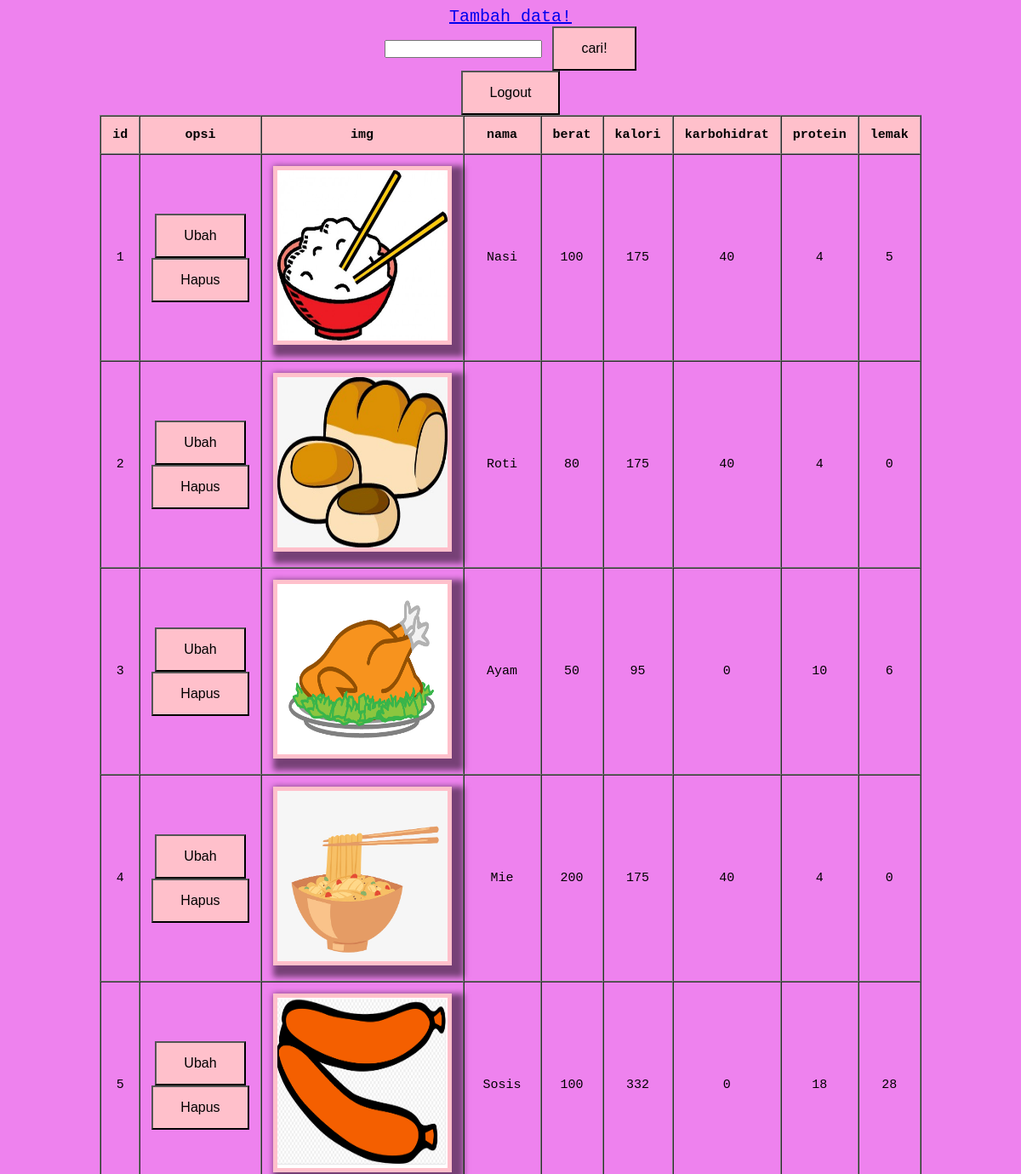
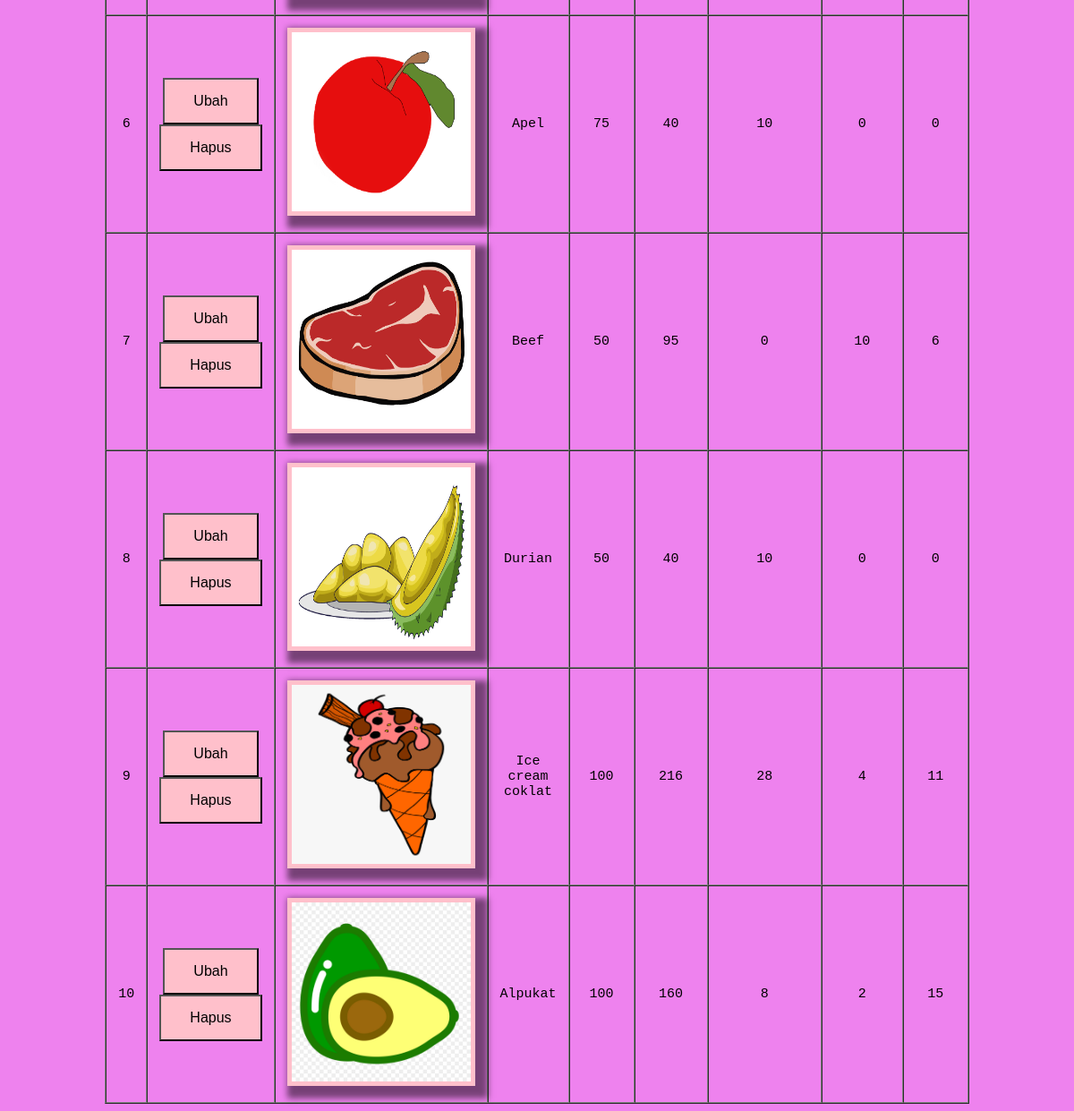
The app's page /latihan7a/php/admin.php with its own data (2 pictures, top to bottom).
### tables this page shows
CREATE TABLE `makanan` (
  `id` int(2) NOT NULL,
  `img` varchar(10) NOT NULL,
  `nama` varchar(50) NOT NULL,
  `berat` int(10) NOT NULL,
  `kalori` int(10) NOT NULL,
  `karbohidrat` int(10) NOT NULL,
  `protein` int(10) NOT NULL,
  `lemak` int(10) NOT NULL
);

### latihan7a/php/function.php (called while the page is built, shortened)
<?php
function koneksi() {
$connect = mysqli_connect("localhost", "root","") or die("koneksi ke DB gagal");
mysqli_select_db($connect, "tubes_193040132") or die("Database salah!");
return $connect;
}
function query($sql){
	$connect = koneksi();
	$result = mysqli_query($connect, "$sql");
	$rows = [];
	while ($row = mysqli_fetch_assoc($result)) {
		$rows[] = $row;
	}
	return $rows;
}
?>

### latihan7a/php/admin.php (the view, shortened to what this page needs)
<?php
require 'function.php';
if(isset($_GET['cari'])) {
	$keyword = $_GET['keyword'];
	$makanan = query ("SELECT * FROM makanan WHERE
		id LIKE '%$keyword%' OR
		nama LIKE '%$keyword%' OR
		berat LIKE '%$keyword%' OR
		kalori LIKE '%$keyword%' OR
		karbohidrat LIKE '%$keyword%' OR
		protein LIKE '%$keyword%' OR
		lemak LIKE '%$keyword%' ");
}else {
$makanan = query("SELECT * FROM makanan");
}
?>
<!DOCTYPE html>
<html>
<head>
	<link rel="stylesheet" type="text/css" href="../css/style.css">
</head>
<body bgcolor="violet">
	<div class="add">
	<a href="tambah.php">Tambah data!</a>
	</div>
	<form action="" method="get">
		<input type="text" name="keyword" autofocus>
		<button type="submit" name="cari">cari!</button>
	</form>
	<table cellpadding="13" cellspacing="0" border="1" bgcolor="violet">
		<tr bgcolor="pink">
			<th>id</th>
			<th>opsi</th>
			<th>img</th>
			<th>nama</th>
			<th>berat</th>
			<th>kalori</th>
			<th>karbohidrat</th>
			<th>protein</th>
			<th>lemak</th>
		</tr>
		<?php if(empty($makanan)) : ?>
			<tr>
				<td colspan="7">
					<h1>Data tidak ditemukan!</h1>
				</td>
			</tr>
			<?php else : ?>
<?php $a = 1; ?>
<?php foreach ($makanan as $mkn) : ?>
	<tr>
		<td><?= $a ?></td>
		<td>
			<div class="update">
			<a href="ubah.php?id=<?= $mkn['id'] ?>"><button>Ubah</button></a></div>
			<div class="delete">
			<a href="hapus.php?id=<?= $mkn['id'] ?>" onclick="return confirm('Hapus data??')"><button>Hapus</button></a></div>
		</td>
		<td><img src="../assets/img/<?=$mkn["img"]; ?>" alt=""> </td>
		<td><?= $mkn ["nama"] ?></td>
		<td><?= $mkn ["berat"] ?></td>
		<td><?= $mkn ["kalori"] ?></td>
		<td><?= $mkn ["karbohidrat"] ?></td>
		<td><?= $mkn ["protein"] ?></td>
		<td><?= $mkn ["lemak"] ?></td>
	</tr>
	<?php $a++ ?>
<?php endforeach; ?>
<?php endif; ?>
<div class="logout">
<a href="logout.php?">
<button>Logout</button></a></div>
</table>
</body>
</html>

### latihan7a/css/style.css (style rules this page uses)
body { text-align: center; font-family: "lucida console", Courier, monospace; font-size: 20px; }
img { width: 200px; height: 200px; border: 5px solid pink; box-shadow: 7px 7px 7px 7px rgba(0,0,0,0.5); }
table { width: 700px; height: 600px; margin: auto; }
tr { font-size: 15px; text-align: center; }
button { background-color: pink; padding: 15px 32px; text-align: center; display: inline-block; font-size: 16px; }

### records on screen
makanan: img (picture), nama "Nasi", berat "100", kalori "175", karbohidrat "40", protein "4", lemak "5"
makanan: img (picture), nama "Roti", berat "80", kalori "175", karbohidrat "40", protein "4", lemak "0"
makanan: img (picture), nama "Ayam", berat "50", kalori "95", karbohidrat "0", protein "10", lemak "6"
makanan: img (picture), nama "Mie", berat "200", kalori "175", karbohidrat "40", protein "4", lemak "0"
makanan: img (picture), nama "Sosis", berat "100", kalori "332", karbohidrat "0", protein "18", lemak "28"
makanan: img (picture), nama "Apel", berat "75", kalori "40", karbohidrat "10", protein "0", lemak "0"
makanan: img (picture), nama "Beef", berat "50", kalori "95", karbohidrat "0", protein "10", lemak "6"
makanan: img (picture), nama "Durian", berat "50", kalori "40", karbohidrat "10", protein "0", lemak "0"
makanan: img (picture), nama "Ice cream coklat", berat "100", kalori "216", karbohidrat "28", protein "4", lemak "11"
makanan: img (picture), nama "Alpukat", berat "100", kalori "160", karbohidrat "8", protein "2", lemak "15"
